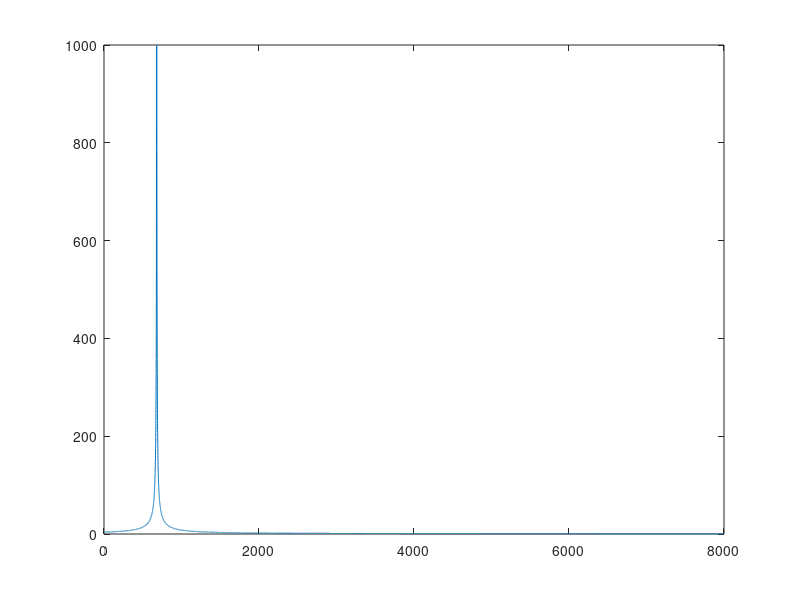
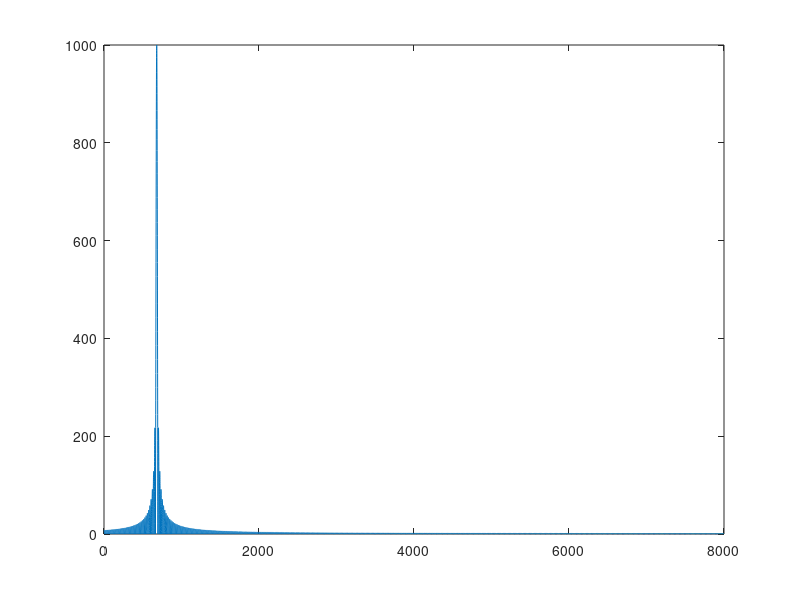

MATLAB code to generate these figures, in order: (Note: this script raises an error after producing the figures.)

n = (1:48000).';
fs = 16000;
s1 = 0.999.^n.*ones(48000,1);
s1 = s1.*exp(1j*2*pi*680/fs*n);
nfft = length(s1);
f = fs*(0:nfft/2)/nfft;
S_1 = fft(s1,nfft);
figure
plot(f,abs(S_1(1:nfft/2+1)));
%soundsc(real(s1),fs)
s2 = zeros(48000,1);
s2(1:1000) = 1;
s2 = s2.*exp(1j*2*pi*680/fs*n);
S_2 = fft(s2,nfft);
figure
plot(f,abs(S_2(1:nfft/2+1)));
soundsc(real(s2),fs)


%duration = 3;   % 3 seconds
[HanMeili,fs]= audioread([pwd,'\meili.wav']);
L = length(HanMeili);
nfft = L;
t = (0:L-1)/fs;
f = fs*(0:nfft/2)/nfft;
Y = fft(HanMeili/nfft,nfft);
Y = 2*Y(1:nfft/2+1);
figure
subplot(2,1,1)
plot(t,HanMeili);
title('The speech of HanMeiLi');
xlabel('Times in [s]');
subplot(2,1,2)
plot(f,abs(Y));
title('The frequency of HanMeiLi');
xlabel('Frequency in [Hz]');
soundsc(real(HanMeili),fs);









